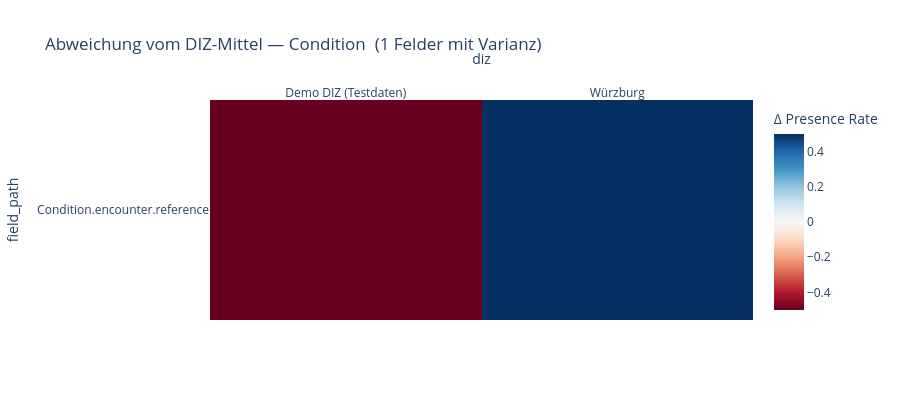
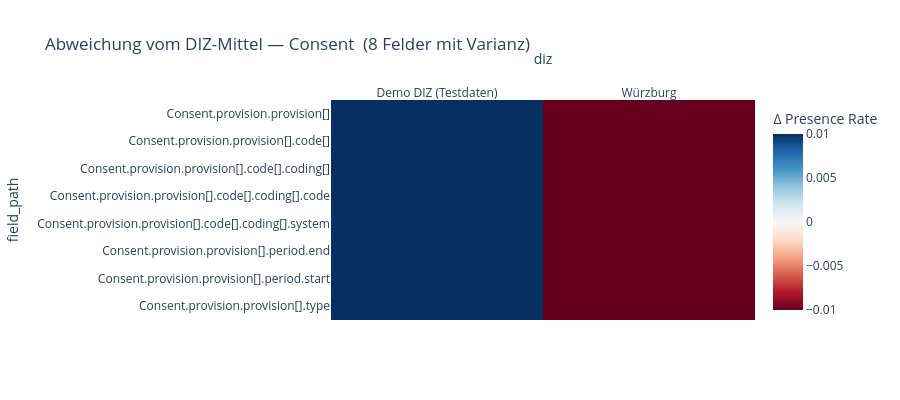

The notebook cell saved with these charts, in order:
### Code cell
# ── 2b. Abweichungs-Heatmap: Differenz von DIZ-Wert zum DIZ-Mittel ───────
# Grün = DIZ hat höhere Presence Rate als Durchschnitt, Rot = niedriger

def delta_heatmap(resource_type: str):
    sub = df_fields[
        (df_fields["resource_type"] == resource_type) &
        (~df_fields["detected_python_types"].str.fullmatch(r"object|array", na=False))
    ].copy()

    if sub.empty:
        return

    pivot = sub.pivot_table(
        index="field_path", columns="diz",
        values="presence_rate", aggfunc="first"
    ).reindex(columns=LOADED_DIZ)

    # Nur Felder mit Varianz zwischen DIZ
    row_std = pivot.std(axis=1)
    pivot = pivot[row_std > 0.01]
    if pivot.empty:
        print(f"{resource_type}: Keine signifikanten Abweichungen zwischen DIZ.")
        return

    delta = pivot.sub(pivot.mean(axis=1), axis=0)
    delta = delta.loc[pivot.std(axis=1).sort_values(ascending=False).index]

    height = max(400, len(delta) * 22 + 100)

    fig = px.imshow(
        delta,
        color_continuous_scale="RdBu",
        color_continuous_midpoint=0,
        aspect="auto",
        title=f"Abweichung vom DIZ-Mittel — {resource_type}  ({len(delta)} Felder mit Varianz)",
        labels={"color": "Δ Presence Rate"},
        height=height
    )
    fig.update_xaxes(side="top")
    fig.show()


for rt in ALL_RT:
    delta_heatmap(rt)

### Figure 1 — Plotly figure (JSON) as saved in the notebook; plotly's stock layout.template omitted (floating-point values rounded to 4 significant figures)
{"data": [{"coloraxis": "coloraxis", "hovertemplate": "diz: %{x}<br>field_path: %{y}<br>Δ Presence Rate: %{z}<extra></extra>", "name": "0", "type": "heatmap", "x": ["Demo DIZ (Testdaten)", "Würzburg"], "xaxis": "x", "y": ["Condition.encounter.reference"], "yaxis": "y", "z": [[-0.5, 0.5]]}], "layout": {"coloraxis": {"cmid": 0, "colorbar": {"title": {"text": "Δ Presence Rate"}}, "colorscale": [[0, "rgb(103,0,31)"], [0.1, "rgb(178,24,43)"], [0.2, "rgb(214,96,77)"], [0.3, "rgb(244,165,130)"], [0.4, "rgb(253,219,199)"], [0.5, "rgb(247,247,247)"], [0.6, "rgb(209,229,240)"], [0.7, "rgb(146,197,222)"], [0.8, "rgb(67,147,195)"], [0.9, "rgb(33,102,172)"], [1, "rgb(5,48,97)"]]}, "height": 400, "title": {"text": "Abweichung vom DIZ-Mittel — Condition  (1 Felder mit Varianz)"}, "xaxis": {"anchor": "y", "domain": [0, 1], "side": "top", "title": {"text": "diz"}}, "yaxis": {"anchor": "x", "autorange": "reversed", "domain": [0, 1], "title": {"text": "field_path"}}}}

### Figure 2 — Plotly figure (JSON) as saved in the notebook; plotly's stock layout.template omitted (floating-point values rounded to 4 significant figures)
{"data": [{"coloraxis": "coloraxis", "hovertemplate": "diz: %{x}<br>field_path: %{y}<br>Δ Presence Rate: %{z}<extra></extra>", "name": "0", "type": "heatmap", "x": ["Demo DIZ (Testdaten)", "Würzburg"], "xaxis": "x", "y": ["Consent.provision.provision[]", "Consent.provision.provision[].code[]", "Consent.provision.provision[].code[].coding[]", "Consent.provision.provision[].code[].coding[].code", "Consent.provision.provision[].code[].coding[].system", "Consent.provision.provision[].period.end", "Consent.provision.provision[].period.start", "Consent.provision.provision[].type"], "yaxis": "y", "z": [[0.01, -0.01], [0.01, -0.01], [0.01, -0.01], [0.01, -0.01], [0.01, -0.01], [0.01, -0.01], [0.01, -0.01], [0.01, -0.01]]}], "layout": {"coloraxis": {"cmid": 0, "colorbar": {"title": {"text": "Δ Presence Rate"}}, "colorscale": [[0, "rgb(103,0,31)"], [0.1, "rgb(178,24,43)"], [0.2, "rgb(214,96,77)"], [0.3, "rgb(244,165,130)"], [0.4, "rgb(253,219,199)"], [0.5, "rgb(247,247,247)"], [0.6, "rgb(209,229,240)"], [0.7, "rgb(146,197,222)"], [0.8, "rgb(67,147,195)"], [0.9, "rgb(33,102,172)"], [1, "rgb(5,48,97)"]]}, "height": 400, "title": {"text": "Abweichung vom DIZ-Mittel — Consent  (8 Felder mit Varianz)"}, "xaxis": {"anchor": "y", "domain": [0, 1], "side": "top", "title": {"text": "diz"}}, "yaxis": {"anchor": "x", "autorange": "reversed", "domain": [0, 1], "title": {"text": "field_path"}}}}
